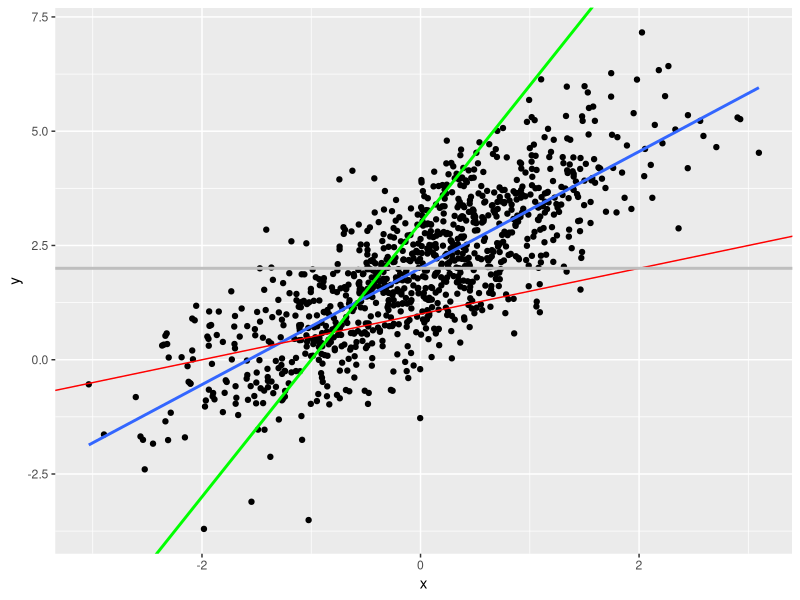

Here is the R script that generated this plot:
## ---- chunk 1
set.seed(234)

n <- 1000
x <- rnorm(n)
u <- rnorm(n)
y <- x^2 + u

m1 <- mean(y)
m2 <- median(y)

erro1 <- y - m1
erro2 <- y - m2

print(sum(erro1^2))

print(sum(erro2^2))
## ---- chunk 2
library(ggplot2)

set.seed(234)

n <- 1000
x <- rnorm(n)
u <- rnorm(n)
y <- 2 + 1.3*x + u

df <- data.frame(y = y, x = x)

df |> 
  ggplot(aes(x, y)) +
  geom_point() +
  geom_smooth(se = FALSE, method = "lm") +
  geom_abline(slope= .5, intercept = 1, colour="red") +
  geom_abline(slope= 3, intercept = 3, colour="green", size=1) +
  geom_abline(slope= 0, intercept = 2, colour="grey", size=1)
## ---- chunk 3
library(tidyverse)

df |> 
  summarise(cov_yx = cov(y,x),
            var_x = var(x),
            beta = cov_yx/var_x,
            alpha = mean(y) - beta*mean(x)) |> 
  knitr::kable(digits=3)
## ---- chunk 4
lm(y ~x, df)
